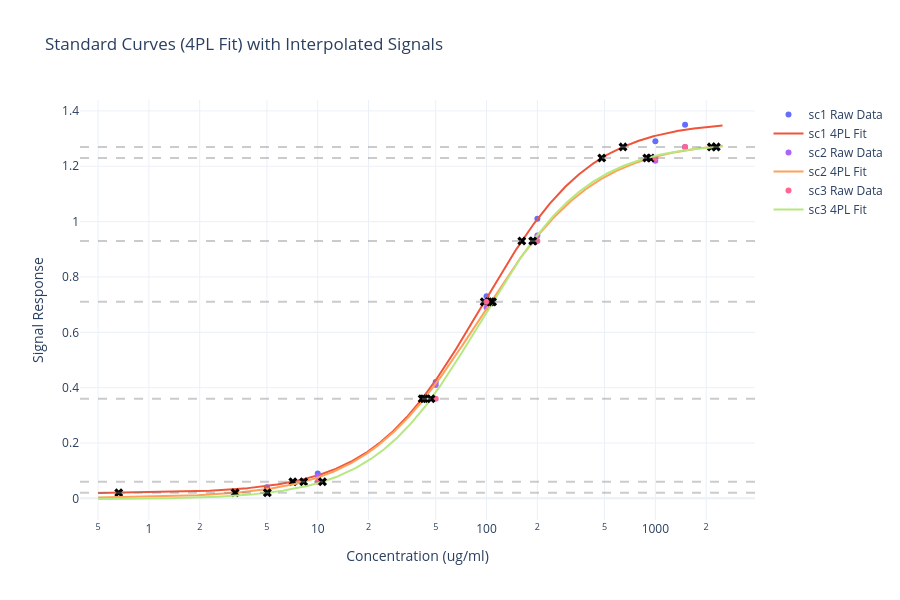

This figure's notebook cell:
### Code cell
# Initialises a standard Plotly figure
fig = go.Figure()

# Initialises a dictionary to store the interpolated concentration values
table_data = {'Target Signal': signal}

# Loops through each standard curve in the provided dataset
for sc_key, data in sc_data.items():
    
    # Extracts the raw data and fits the 4PL curve
    xfit, yfit, popt = fit_curve(data)

    # Adds the raw measured coordinates as a scatter plot trace
    fig.add_trace(go.Scatter(x=data['x'], y=data['y'], mode='markers', name=f'{sc_key} Raw Data'))

    # Adds the calculated optimal curve fit as a line trace
    fig.add_trace(go.Scatter(x=xfit, y=yfit, mode='lines', name=f'{sc_key} 4PL Fit'))

    # Calculates the interpolated concentration for each target signal value on this curve
    interpolated_x = [inverse_four_pl(s, *popt) for s in signal]

    # Formats the interpolated values to 2 decimal places for the table, handling NaNs
    table_data[sc_key] = [f"{val:.2f}" if not np.isnan(val) else "Out of bounds" for val in interpolated_x]

    # Filters out NaN values to accurately plot intersection points on the graph
    valid_x = [x for x in interpolated_x if not np.isnan(x)]
    valid_y = [s for s, x in zip(signal, interpolated_x) if not np.isnan(x)]

    # Adds 'X' markers at the exact points where the signals intersect the standard curve
    fig.add_trace(go.Scatter(x=valid_x, y=valid_y, mode='markers', marker=dict(symbol='x', size=8, color='black'), showlegend=False, hoverinfo='skip'))

# Loops through each target signal value to draw horizontal reference lines
for s in signal:
    
    # Adds a dashed horizontal line spanning the entire plot for the target signal
    fig.add_hline(y=s, line_dash="dash", line_color="gray", opacity=0.4)

# Updates the layout to set a logarithmic scale, dimensions, and axis titles
fig.update_layout(
    title_text="Standard Curves (4PL Fit) with Interpolated Signals",
    height=600,
    xaxis_type="log",
    xaxis_title="Concentration (ug/ml)",
    yaxis_title="Signal Response",
    template="plotly_white"
)

# Converts the collected interpolation data dictionary into a Pandas DataFrame
df_table = pd.DataFrame(table_data)

# Renders the interactive Plotly graph
fig.show()

# Displays the dataframe
display(df_table)

### Figure 1 — Plotly figure (JSON) as saved in the notebook; plotly's stock layout.template omitted (floating-point values rounded to 4 significant figures; data arrays with more than 128 entries replaced by an {"elided": "..."} marker saying what was removed)
{"data": [{"mode": "markers", "name": "sc1 Raw Data", "type": "scatter", "x": [5, 10, 50, 100, 200, 1000, 1500], "y": [0.04, 0.09, 0.42, 0.73, 1.01, 1.29, 1.35]}, {"mode": "lines", "name": "sc1 4PL Fit", "type": "scatter", "x": {"elided": "1000 float values"}, "y": {"elided": "1000 float values"}}, {"hoverinfo": "skip", "marker": {"color": "black", "size": 8, "symbol": "x"}, "mode": "markers", "showlegend": false, "type": "scatter", "x": [0.6626, 7.12, 41.55, 96.87, 161.7, 481.4, 643.3], "y": [0.02, 0.06, 0.36, 0.71, 0.93, 1.23, 1.27]}, {"mode": "markers", "name": "sc2 Raw Data", "type": "scatter", "x": [5, 10, 50, 100, 200, 1000, 1500], "y": [0.03, 0.08, 0.41, 0.69, 0.95, 1.22, 1.27]}, {"mode": "lines", "name": "sc2 4PL Fit", "type": "scatter", "x": {"elided": "1000 float values"}, "y": {"elided": "1000 float values"}}, {"hoverinfo": "skip", "marker": {"color": "black", "size": 8, "symbol": "x"}, "mode": "markers", "showlegend": false, "type": "scatter", "x": [3.239, 8.253, 42.74, 105.6, 189.4, 938.1, 2146.0], "y": [0.02, 0.06, 0.36, 0.71, 0.93, 1.23, 1.27]}, {"mode": "markers", "name": "sc3 Raw Data", "type": "scatter", "x": [5, 10, 50, 100, 200, 1000, 1500], "y": [0.02, 0.06, 0.36, 0.71, 0.93, 1.23, 1.27]}, {"mode": "lines", "name": "sc3 4PL Fit", "type": "scatter", "x": {"elided": "1000 float values"}, "y": {"elided": "1000 float values"}}, {"hoverinfo": "skip", "marker": {"color": "black", "size": 8, "symbol": "x"}, "mode": "markers", "showlegend": false, "type": "scatter", "x": [5.029, 10.67, 46.89, 108.5, 187.7, 890.0, 2294.0], "y": [0.02, 0.06, 0.36, 0.71, 0.93, 1.23, 1.27]}], "layout": {"height": 600, "shapes": [{"line": {"color": "gray", "dash": "dash"}, "opacity": 0.4, "type": "line", "x0": 0, "x1": 1, "xref": "x domain", "y0": 0.02, "y1": 0.02, "yref": "y"}, {"line": {"color": "gray", "dash": "dash"}, "opacity": 0.4, "type": "line", "x0": 0, "x1": 1, "xref": "x domain", "y0": 0.06, "y1": 0.06, "yref": "y"}, {"line": {"color": "gray", "dash": "dash"}, "opacity": 0.4, "type": "line", "x0": 0, "x1": 1, "xref": "x domain", "y0": 0.36, "y1": 0.36, "yref": "y"}, {"line": {"color": "gray", "dash": "dash"}, "opacity": 0.4, "type": "line", "x0": 0, "x1": 1, "xref": "x domain", "y0": 0.71, "y1": 0.71, "yref": "y"}, {"line": {"color": "gray", "dash": "dash"}, "opacity": 0.4, "type": "line", "x0": 0, "x1": 1, "xref": "x domain", "y0": 0.93, "y1": 0.93, "yref": "y"}, {"line": {"color": "gray", "dash": "dash"}, "opacity": 0.4, "type": "line", "x0": 0, "x1": 1, "xref": "x domain", "y0": 1.23, "y1": 1.23, "yref": "y"}, {"line": {"color": "gray", "dash": "dash"}, "opacity": 0.4, "type": "line", "x0": 0, "x1": 1, "xref": "x domain", "y0": 1.27, "y1": 1.27, "yref": "y"}], "title": {"text": "Standard Curves (4PL Fit) with Interpolated Signals"}, "xaxis": {"title": {"text": "Concentration (ug/ml)"}, "type": "log"}, "yaxis": {"title": {"text": "Signal Response"}}}}
